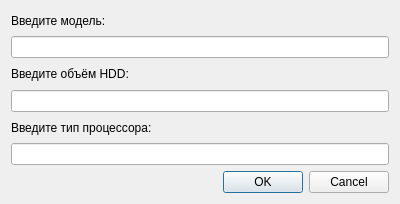
<?xml version="1.0" encoding="UTF-8"?>
<ui version="4.0">
 <class>AddWindow</class>
 <widget class="QDialog" name="AddWindow">
  <property name="geometry">
   <rect>
    <x>0</x>
    <y>0</y>
    <width>400</width>
    <height>204</height>
   </rect>
  </property>
  <property name="windowTitle">
   <string>Dialog</string>
  </property>
  <layout class="QGridLayout" name="gridLayout">
   <item row="0" column="0">
    <layout class="QVBoxLayout" name="verticalLayout">
     <item>
      <widget class="QLabel" name="label">
       <property name="text">
        <string>Введите модель:</string>
       </property>
      </widget>
     </item>
     <item>
      <widget class="QLineEdit" name="lineEdit_m"/>
     </item>
    </layout>
   </item>
   <item row="1" column="0">
    <layout class="QVBoxLayout" name="verticalLayout_2">
     <item>
      <widget class="QLabel" name="label_2">
       <property name="text">
        <string>Введите объём HDD:</string>
       </property>
      </widget>
     </item>
     <item>
      <widget class="QLineEdit" name="lineEdit_h"/>
     </item>
    </layout>
   </item>
   <item row="2" column="0">
    <layout class="QVBoxLayout" name="verticalLayout_3">
     <item>
      <widget class="QLabel" name="label_3">
       <property name="text">
        <string>Введите тип процессора:</string>
       </property>
      </widget>
     </item>
     <item>
      <widget class="QLineEdit" name="lineEdit_t"/>
     </item>
    </layout>
   </item>
   <item row="3" column="0">
    <widget class="QDialogButtonBox" name="buttonBox">
     <property name="orientation">
      <enum>Qt::Orientation::Horizontal</enum>
     </property>
     <property name="standardButtons">
      <set>QDialogButtonBox::StandardButton::Cancel|QDialogButtonBox::StandardButton::Ok</set>
     </property>
    </widget>
   </item>
  </layout>
 </widget>
 <resources/>
 <connections>
  <connection>
   <sender>buttonBox</sender>
   <signal>accepted()</signal>
   <receiver>AddWindow</receiver>
   <slot>accept()</slot>
   <hints>
    <hint type="sourcelabel">
     <x>248</x>
     <y>254</y>
    </hint>
    <hint type="destinationlabel">
     <x>157</x>
     <y>274</y>
    </hint>
   </hints>
  </connection>
  <connection>
   <sender>buttonBox</sender>
   <signal>rejected()</signal>
   <receiver>AddWindow</receiver>
   <slot>reject()</slot>
   <hints>
    <hint type="sourcelabel">
     <x>316</x>
     <y>260</y>
    </hint>
    <hint type="destinationlabel">
     <x>286</x>
     <y>274</y>
    </hint>
   </hints>
  </connection>
 </connections>
</ui>
